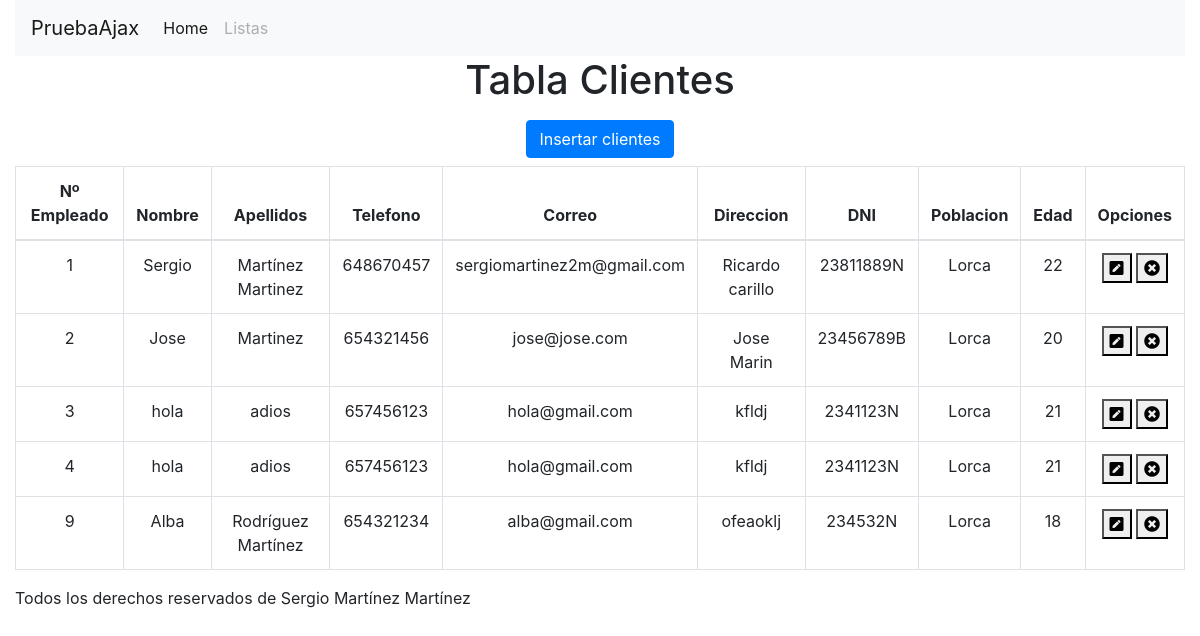
The page / on the database its author committed.
### tables this page shows
CREATE TABLE `usuarios` (
  `id` int(3) NOT NULL,
  `Nombre` varchar(50) NOT NULL,
  `Apellidos` varchar(50) NOT NULL,
  `Telefono` int(9) NOT NULL,
  `Correo` varchar(50) NOT NULL,
  `Dirección` varchar(50) NOT NULL,
  `DNI` varchar(9) NOT NULL,
  `Población` varchar(50) NOT NULL,
  `Edad` int(11) NOT NULL
);

### index.php (called while the page is built, shortened)
<?php
require_once("views/"."vista.php");
?>

### app/funcion.php (called while the page is built, shortened)
<?php
function select_client()
{
    $conexion = conexionBBDD();
    $select = "SELECT * FROM usuarios";
    $resultado = $conexion->query($select);
    while ($row = $resultado->fetch_array()) {
        $array[] = $row;
    }
    return $array;
}

### views/vista.php (the view, shortened to what this page needs)
<?php require_once("includes/" . "inc_header.php");
require_once("app/funcion.php");
?>
<div class="container-fluid">
    <div class="w-100 d-flex flex-column justify-content-center align-items-center">
        <h1 class="text-center">Tabla Clientes</h1>
        <button type="submit" class="btn btn-primary m-2" data-toggle="modal" data-target="#insertar_modal">Insertar clientes</button>
    </div>
    <table class="table table-bordered">
        <thead>
            <tr class="text-center">
                <th scope="col">Nº Empleado</th>
                <th scope="col">Nombre</th>
                <th scope="col">Apellidos</th>
                <th scope="col">Telefono</th>
                <th scope="col">Correo</th>
                <th scope="col">Direccion</th>
                <th scope="col">DNI</th>
                <th scope="col">Poblacion</th>
                <th scope="col">Edad</th>
                <th scope="col">Opciones</th>
            </tr>
        </thead>
        <tbody>
            <?php
            foreach (select_client() as $f) {
            ?>
                <tr class="text-center">
                    <td><?php echo $f["id"]; ?></td>
                    <td><?php echo $f["Nombre"]; ?></td>
                    <td><?php echo $f["Apellidos"]; ?></td>
                    <td><?php echo $f["Telefono"]; ?></td>
                    <td><?php echo $f["Correo"]; ?></td>
                    <td><?php echo  $f["Dirección"] ?></td>
                    <td><?php echo $f["DNI"] ?></td>
                    <td><?php echo $f["Población"] ?></td>
                    <td><?php echo $f["Edad"] ?></td>
                    <td>
                        <button type="submit" class="update" data-toggle="modal" data-target="#exampleModal"><i class="fas fa-pen-square"></i></button>
                        <button type="submit" class="borrar" data-toggle="modal" data-target="#exampleModa2"><i class="fas fa-times-circle"></i></button>
                    </td>
                </tr>
            <?php
            }
            ?>
        </tbody>
    </table>
    <?php
    include("includes/insertar_clientes.php");
    ?>
    <?php require_once("includes/" . "inc_footer.php") ?>

### includes/inc_header.php (shortened to what this page needs)
<!DOCTYPE html>
<html lang="en">
<head>
    <link rel="stylesheet" href="https://stackpath.bootstrapcdn.com/bootstrap/4.5.0/css/bootstrap.min.css">
    <link rel="stylesheet" href="https://pro.fontawesome.com/releases/v5.10.0/css/all.css" />
</head>
<body>
    <div class="container-fluid">
        <nav class="navbar navbar-expand-lg navbar-light bg-light">
            <a class="navbar-brand" href="#">PruebaAjax</a>
            <div class="collapse navbar-collapse" id="navbarSupportedContent">
                <ul class="navbar-nav mr-auto">
                    <li class="nav-item active">
                        <a class="nav-link" href="#">Home <span class="sr-only">(current)</span></a>
                    </li>
                    <li class="nav-item">
                        <a class="nav-link disabled" href="#">Listas</a>
                    </li>
                </ul>
            </div>
        </nav>
    </div>

### includes/insertar_clientes.php (shortened to what this page needs)
</div>

### includes/inc_footer.php (shortened to what this page needs)
<footer>
    <p>Todos los derechos reservados de Sergio Martínez Martínez</p>
</footer>
</body>
</html>

### rows shown on the page
usuarios: id "1", Nombre "Sergio", Apellidos "Martínez Martinez", Telefono "648670457", Correo "sergiomartinez2m@gmail.com", Dirección "Ricardo carillo", DNI "23811889N", Población "Lorca", Edad "22"
usuarios: id "2", Nombre "Jose", Apellidos "Martinez", Telefono "654321456", Correo "jose@jose.com", Dirección "Jose Marin", DNI "23456789B", Población "Lorca", Edad "20"
usuarios: id "3", Nombre "hola", Apellidos "adios", Telefono "657456123", Correo "hola@gmail.com", Dirección "kfldj", DNI "2341123N", Población "Lorca", Edad "21"
usuarios: id "4", Nombre "hola", Apellidos "adios", Telefono "657456123", Correo "hola@gmail.com", Dirección "kfldj", DNI "2341123N", Población "Lorca", Edad "21"
usuarios: id "9", Nombre "Alba", Apellidos "Rodríguez Martínez", Telefono "654321234", Correo "alba@gmail.com", Dirección "ofeaoklj", DNI "234532N", Población "Lorca", Edad "18"
